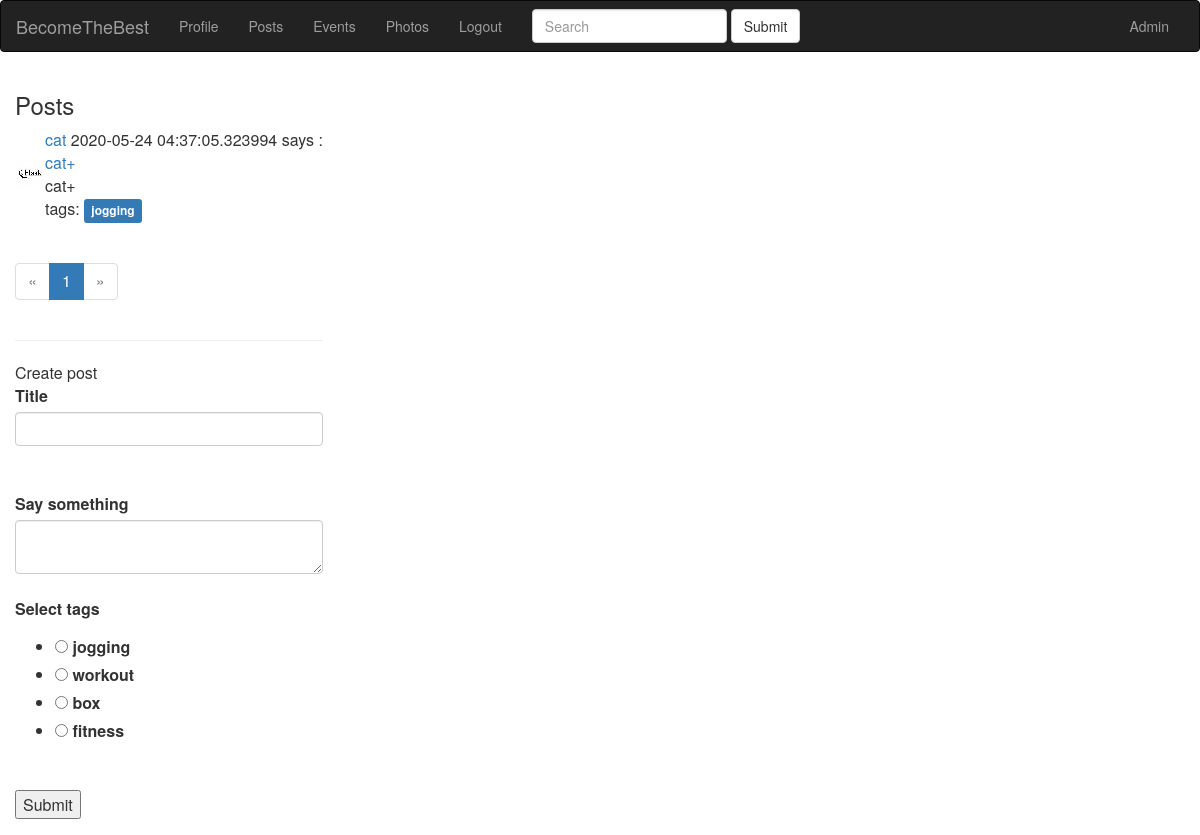
The page /post/ (signed in) on the database as committed earlier.
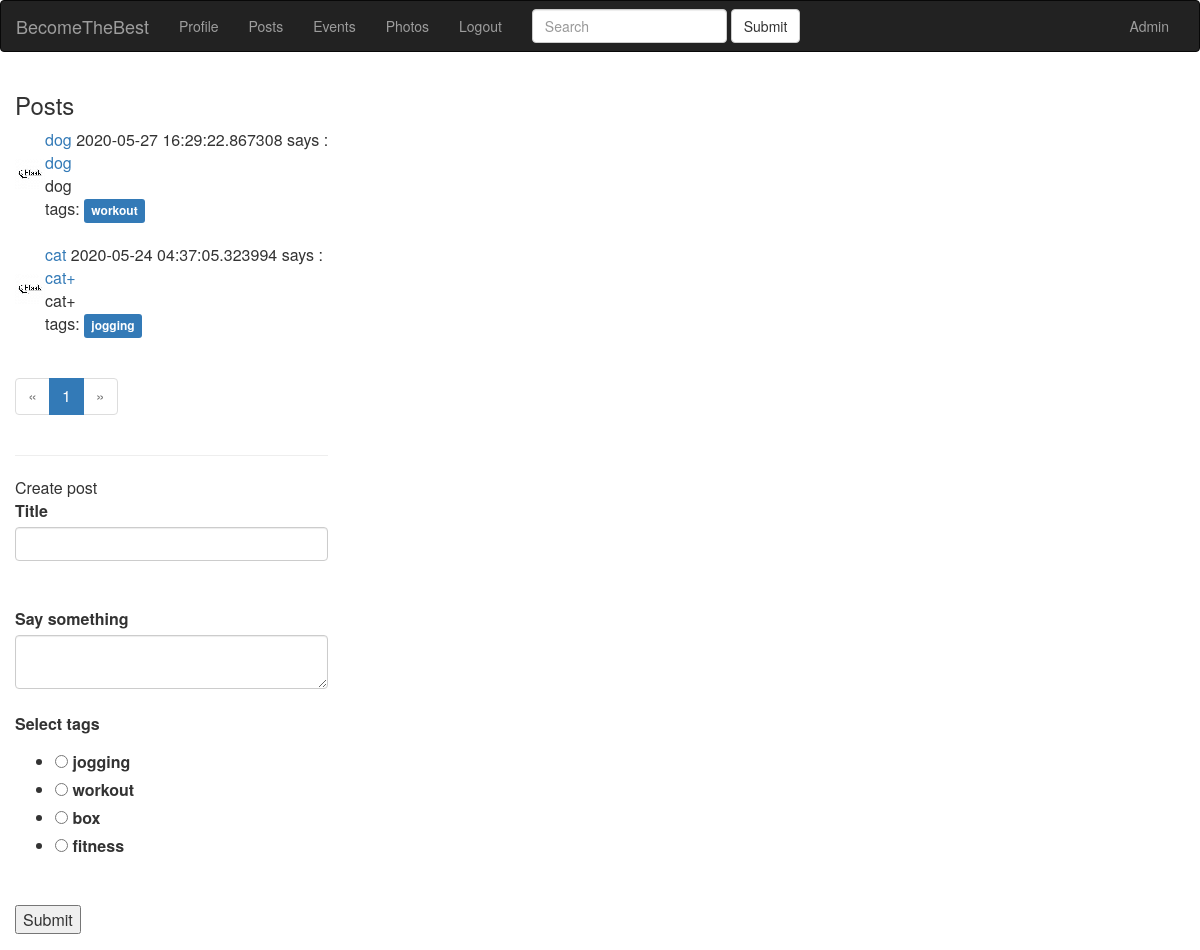
The same page on the database as committed later.
### app/models.py (models this page shows, shortened)
class Post(db.Model):
    id = db.Column(db.Integer, primary_key=True)
    title = db.Column(db.String(140))
    slug = db.Column(db.String(140), unique=True)
    body = db.Column(db.Text)
    created = db.Column(db.DateTime, index=True, default=datetime.utcnow)
    user_id = db.Column(db.Integer, db.ForeignKey('user.id'))
    tags = db.relationship(
        'Tag', secondary=post_tags, backref=db.backref('posts_tags', lazy='dynamic'))

class User(UserMixin, db.Model):
    id = db.Column(db.Integer, primary_key=True)
    email = db.Column(db.String(120), index=True, unique=True)
    username = db.Column(db.String(64), index=True, unique=True)
    password_hash = db.Column(db.String(255))
    date = db.Column(db.DateTime, index=True, default=datetime.utcnow)
    timestamp = db.Column(db.String(128), default=int(time()))
    city = db.Column(db.String(128))
    about_me = db.Column(db.String(140))
    last_seen = db.Column(db.DateTime, default=datetime.utcnow)
    active = db.Column(db.Boolean)
    mentor = db.Column(db.Boolean, default=False)
    level = db.Column(db.Integer, default=0)
    tags = db.relationship(
        'Tag', secondary=user_tags, backref=db.backref('users_tags', lazy='dynamic'))
    roles = db.relationship(
        'Role', secondary=roles_users, backref=db.backref('users_roles', lazy='dynamic'))
    posts = db.relationship('Post', backref='author', lazy='dynamic')
    events = db.relationship('Event', backref='event_author', lazy='dynamic')
    photos = db.relationship('Photo', backref='photo_author', lazy='dynamic')
    def avatar(self):
        return 'user_data/{}/avatar/avatar.png'.format(self.username + self.timestamp)
    followed = db.relationship(
        'User', secondary=followers,
        primaryjoin=(followers.c.follower_id == id),
        secondaryjoin=(followers.c.followed_id == id),
        backref=db.backref('followers', lazy='dynamic'), lazy='dynamic')

class Tag(db.Model):
    id = db.Column(db.Integer, primary_key=True)
    name = db.Column(db.String(100), unique=True)
    slug = db.Column(db.String(100))

### app/blueprints/posts/blueprint.py (the view, shortened to what this page needs)
@posts.route('/', methods=['GET', 'POST'])
@login_required
def index():
    form = PostForm()
    q = request.args.get('q')
    page = request.args.get('page')
    page = request.args.get('page', 1, type=int)
    if q:
        posts = Post.query.filter(Post.title.contains(q) | Post.body.contains(q).all())
    else:
        posts = Post.query.order_by(Post.created.desc())
    pages = posts.paginate(page=page, per_page=app.config['POSTS_PER_PAGE'])
    return render_template('posts/index.html', form=form, pages=pages)

### app/blueprints/posts/forms.py
class PostForm(FlaskForm):
    title = StringField('Title', validators=[DataRequired()])
    body = TextAreaField('Say something', validators=[DataRequired()])
    tags = RadioField(
        'Select tags', choices=tag_choices, validators=[DataRequired()])
    submit = SubmitField('Submit')

### app/models.py (called while the page is built)
@login.user_loader
def load_user(id):
    return User.query.get(int(id))

### app/view.py (called while the page is built)
@app.before_request
def before_request():
    if current_user.is_authenticated:
        current_user.last_seen = datetime.utcnow()
        db.session.commit()

### app/blueprints/posts/templates/posts/index.html (shortened to what this page needs)
{% extends 'base.html' %} {% block title %} Blueprint post title {% endblock %} {% block content_title %}
<h3>Posts</h3>
{% endblock %} {% block content %} {% for post in pages.items %}
<div class="main-content">
    <table>
        <tr>
            <td><img src="{{ url_for('static', filename=post.author.avatar()) }}" width="30" height="30" alt="avatar"></td>
            <td><a href="{{ url_for('user', username=post.author.username) }}">
                {{ post.author.username }}</a> {{ post.created }} says :
                <br>
                <a href="{{ url_for('posts.post_detail', slug=post.slug) }}">{{ post.title }}</a>
                <br> {{ post.body }}
                <div class="tags">
                    tags: {% for tag in post.tags %}
                    <a href="{{ url_for('posts.tag_detail', slug=tag.slug) }}">
                        <span class="label label-primary">{{ tag.name }}</span></a> {% endfor %}
                </div>
            </td>
        </tr>
    </table>
</div>
<br> {% endfor %}
<nav>
    <ul class="pagination">
        <li {% if not pages.has_prev %} class="disabled" {% endif %}>
            <a href="./?page={{ pages.prev_num }}" aria-label="Previous">
                <span aria-hidden="true">&laquo;</span></a>
        </li>
        {% for page in pages.iter_pages() %}
        <li {% if page==pages.page %} class="active" {% endif %}><a href="./?page={{ page }}">{{page}} <span class="sr-only">(current)</span></a></li>
        {% endfor %}
        <li {% if not pages.has_next %} class="disabled" {% endif %}>
            <a href="./?page={{ pages.next_num }}" aria-label="Next">
                <span aria-hidden="true">&raquo;</span></a>
        </li>
    </ul>
</nav>
<hr> Create post
<div>
    {% if form %}
    <form action="" method="post">
        <p>
            {{ form.title.label(class='control-label') }}<br> {{ form.title(class='form-control') }}<br>
            <br> {{ form.body.label(class='control-label') }}<br> {{ form.body(class='form-control') }}<br>  {{ form.tags.label(class='control-label') }}<br> {{ form.tags() }}<br>
        </p>
        <p>{{ form.submit() }}</p>
    </form>
    {% endif %}
</div>
{% endblock %}

Rows that differ between the two databases and show on the page:
added Post: timestamp (placeholder picture), author.username "dog", created "2020-05-27 16:29:22.867308", title "dog", body "dog"
now on this page (row unchanged): Tag: name "workout", shown under "dog"
